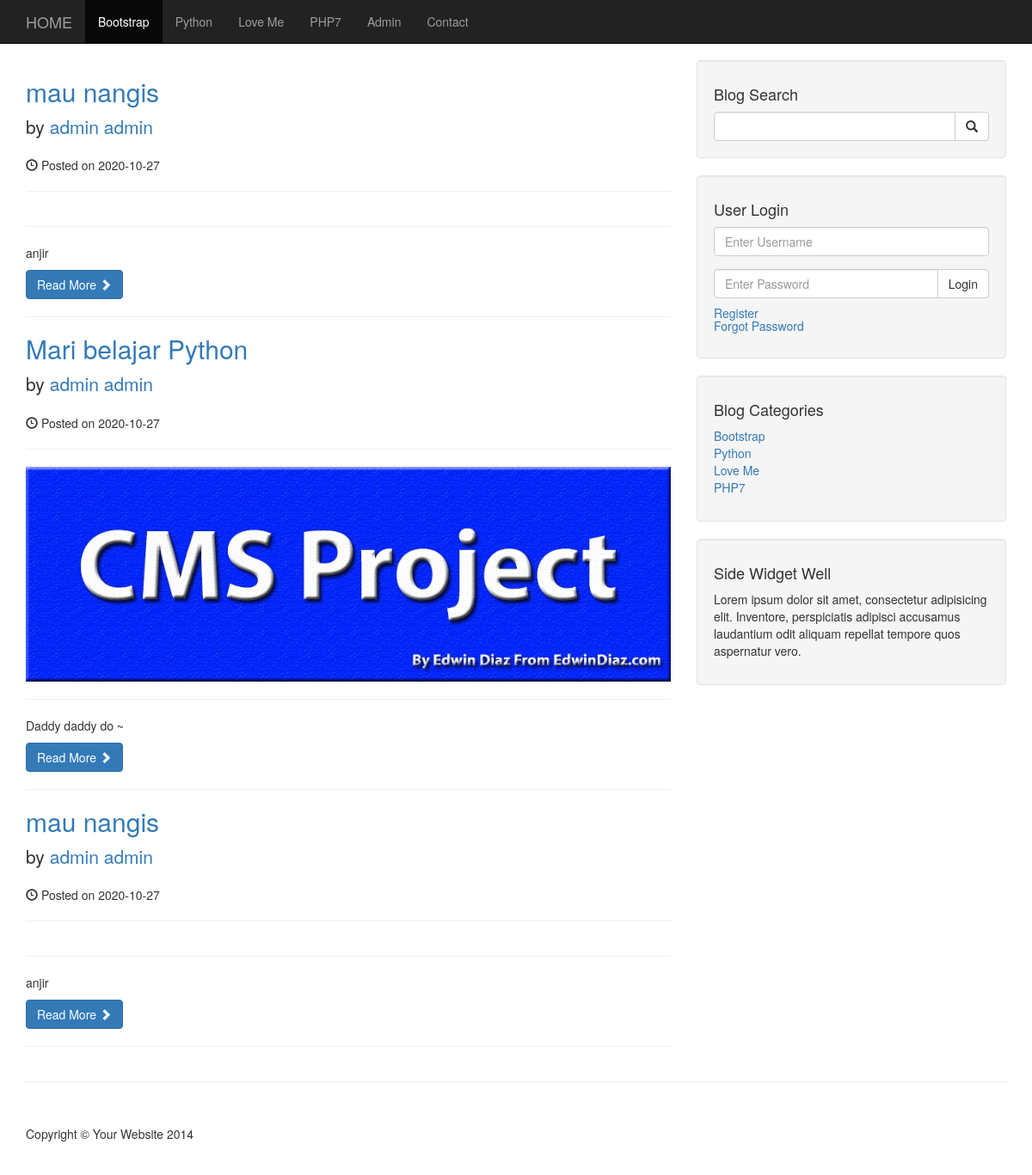
The page /categories.php?cat_id=1 on the database its author committed.
### tables this page shows
CREATE TABLE `categories` (
  `cat_id` int(3) NOT NULL,
  `cat_name` varchar(255) NOT NULL
);

CREATE TABLE `posts` (
  `post_id` int(3) NOT NULL,
  `post_category_id` int(3) NOT NULL,
  `post_title` varchar(255) NOT NULL,
  `post_author` varchar(255) NOT NULL,
  `post_date` date NOT NULL,
  `post_image` text NOT NULL,
  `post_content` text NOT NULL,
  `post_tags` varchar(255) NOT NULL,
  `post_comment_count` int(11) NOT NULL,
  `post_status` varchar(255) NOT NULL DEFAULT 'draft',
  `post_views_count` int(11) DEFAULT 0,
  `post_likes` int(11) NOT NULL DEFAULT 0
);

CREATE TABLE `users` (
  `user_id` int(3) NOT NULL,
  `username` varchar(255) NOT NULL,
  `user_password` varchar(255) NOT NULL,
  `user_firstname` varchar(255) NOT NULL,
  `user_lastname` varchar(255) NOT NULL,
  `user_email` varchar(255) NOT NULL,
  `user_image` text DEFAULT NULL,
  `user_role` varchar(255) NOT NULL,
  `token` text DEFAULT NULL
);

### categories.php (the view, shortened to what this page needs)
<?php include "includes/header.php"; ?>
<?php include "includes/navigation.php"; ?>
    <div class="container">
    <div class="row">
<div class="col-md-8">
    <?php
    if(isset($_GET['cat_id'])){
        $post_by_cat = $_GET['cat_id'];
        if($_SESSION['user_role']=='admin'){
            $query = "SELECT * FROM posts WHERE post_category_id = '{$post_by_cat}' ";
        } else{
            $query = "SELECT * FROM posts WHERE post_category_id = '{$post_by_cat}' AND post_status = 'published' ";
        }
        $query .= "ORDER BY post_date DESC";
        $search_query = mysqli_query($connection, $query);
        $count = mysqli_num_rows($search_query);
        if($count == 0){
            echo "<h1>NO RESULT!</h1>";
        } else {
            while($row = mysqli_fetch_assoc($search_query)){
                $post_id = $row['post_id'];
                $post_title = $row['post_title'];
                $post_author = $row['post_author'];
                $post_date = $row['post_date'];
                $post_image = $row['post_image'];
                $post_content = $row['post_content'];
                $author_query = "SELECT * FROM users WHERE user_id = '$post_author'";
                $select_author = mysqli_query($connection, $author_query);
                $raw = mysqli_fetch_assoc($select_author);
                $post_author = $raw['user_firstname'].' '.$raw['user_lastname'];
                ?>
                <h2>
                    <a href="post.php?p_id=<?php echo $post_id; ?>"><?php echo $post_title; ?></a>
                </h2>
                <p class="lead">
                    by <a href="index.php"><?php echo $post_author; ?></a>
                </p>
                <p><span class="glyphicon glyphicon-time"></span> Posted on <?php echo $post_date; ?></p>
                <hr>
                <a href="post.php?p_id=<?php echo $post_id; ?>"><img class="img-responsive" src="images/<?php echo $post_image ?>" alt=""></a>
                <hr>
                <p><?php echo $post_content; ?></p>
                <a class="btn btn-primary" href="post.php?p_id=<?php echo $post_id; ?>">Read More <span class="glyphicon glyphicon-chevron-right"></span></a>
                <hr>
            <?php } } }?>
            </div>
            <?php include "includes/sidebar.php"; ?>
        </div>
        <hr>
<?php include "includes/footer.php"; ?>

### includes/navigation.php (shortened to what this page needs)
<nav class="navbar navbar-inverse navbar-fixed-top" role="navigation">
        <div class="container">
            <div class="navbar-header">
                <a class="navbar-brand" href="index.php">HOME</a>
            </div>
            <div class="collapse navbar-collapse" id="bs-example-navbar-collapse-1">
            <ul class="nav navbar-nav">
            <?php
            $query = "SELECT * FROM categories";
            $select_all_categories_query = mysqli_query($connection, $query);
            while($row = mysqli_fetch_assoc($select_all_categories_query)){
                $cat_name = $row['cat_name'];
                $cat_id = $row['cat_id'];
                $category_class = '';
                if(isset($_GET['cat_id'])&&$_GET['cat_id']==$cat_id){
                    $category_class = 'active';
                }
                echo "<li class='{$category_class}'><a href='/cms/categories.php?cat_id={$cat_id}'>{$cat_name}</a></li>";
            }
            ?>
            <li><a href="admin">Admin</a></li>
            <li><a href="contact">Contact</a></li>
            </ul>
            </div>
        </div>
    </nav>

### includes/sidebar.php
<div class="col-md-4">
                <div class="well">
                    <h4>Blog Search</h4>
                    <form action="search.php" method="post">
                    <div class="input-group">
                        <input name="search" type="text" class="form-control">
                        <span class="input-group-btn">
                            <button class="btn btn-default" type="submit" name="submit">
                                <span class="glyphicon glyphicon-search"></span>
                        </button>
                        </span>
                    </div>
                    </form>
                </div>
                <div class="well">
                    <?php
                    if(isset($_SESSION['username'])){
                        echo "<h4>Logged in as {$_SESSION['username']}<h4>";
                        echo "<h5><a href='admin/logout.php'>Logout</a></h5>";
                    } else { ?>
                    <h4>User Login</h4>
                    <form action="login.php" method="post">
                    <div class="form-group">
                        <input name="username" type="text" class="form-control" placeholder="Enter Username">
                    </div>
                    <div class="input-group">
                        <input type="password" name="password" class="form-control" placeholder="Enter Password">
                        <span class="input-group-btn">
                        <button class="btn btn-default" type="sumbit" name="login">
                            Login</button>
                        </span>
                    </div>
                    </form>
                    <h5><a href="registration">Register</a><br><a href="forgot.php?forgot=<?php echo uniqid(true); ?>">Forgot Password</a></h5>
                    <?php } ?>
                </div>
                <div class="well">
                    <h4>Blog Categories</h4>
                    <div class="row">
                        <div class="col-lg-6">
                            <ul class="list-unstyled">
                                <?php
                                $query = "SELECT * FROM categories";
                                $select_all_categories = mysqli_query($connection, $query);
                                while($row = mysqli_fetch_assoc($select_all_categories)){
                                    $cat_id = $row['cat_id'];
                                    $categories = $row['cat_name'];
                                    echo "<li><a href='categories.php?cat_id={$cat_id}'>{$categories}</a></li>";
                                }
                                ?>
                            </ul>
                        </div>
                    </div>
                </div>
                <?php include "widget.php"; ?>
            </div>

### css/blog-home.css (style rules this page uses)
body { padding-top: 70px; }

### rows shown on the page
categories: cat_name "Bootstrap"
categories: cat_name "Python"
categories: cat_name "Love Me"
categories: cat_name "PHP7"
posts: post_title "mau nangis", users.user_firstname+user_lastname "admin admin", post_date "2020-10-27", post_content "anjir"
posts: post_title "Mari belajar Python", users.user_firstname+user_lastname "admin admin", post_date "2020-10-27", post_image (picture), post_content "Daddy daddy do ~"
posts: post_title "mau nangis", users.user_firstname+user_lastname "admin admin", post_date "2020-10-27", post_content "anjir"
